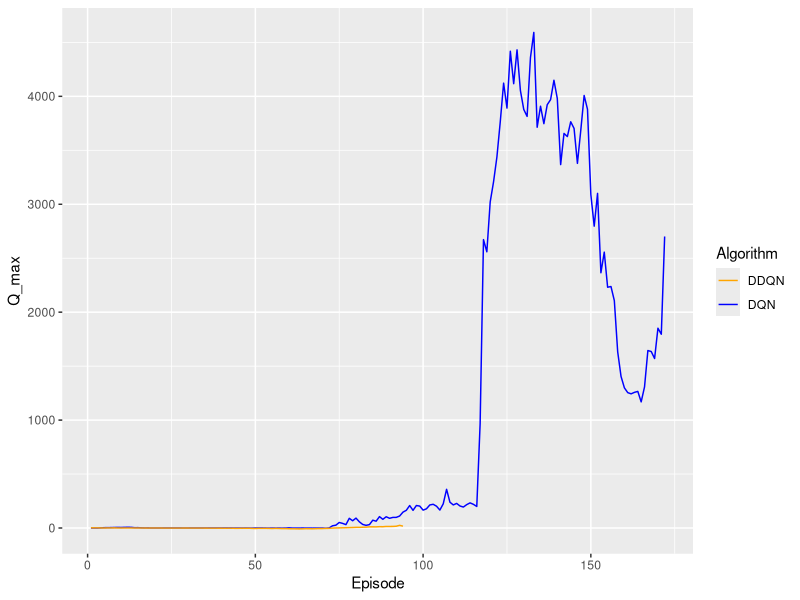
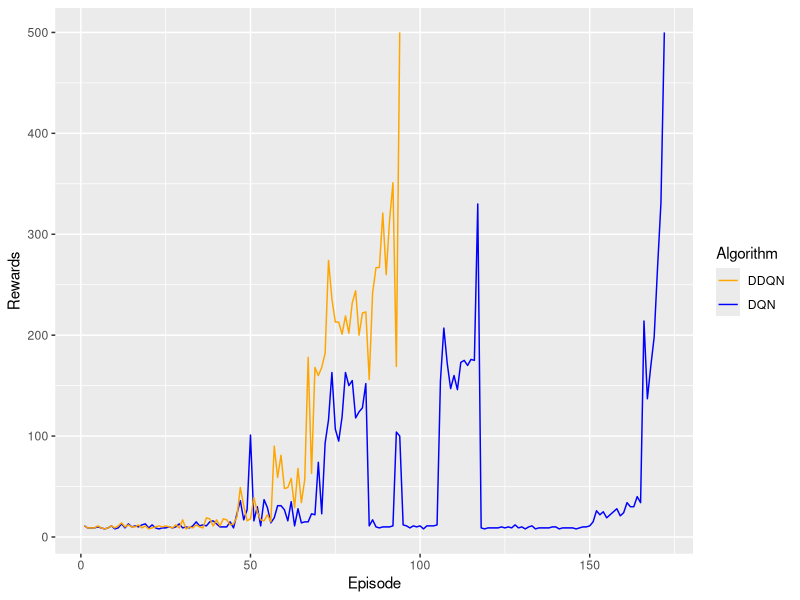

Reproduce these figures in R, in order.
## ---- chunk 1
knitr::opts_chunk$set(echo = TRUE)
## ---- chunk 2
library(dplyr)
library(ggplot2)
library(stats)
## ---- chunk 3
dqn_data <- read.csv("data/dqn.csv")
ddqn_data <- read.csv("data/ddqn.csv")

dqn_data <- t(dqn_data)

# Set the first row as column names
colnames(dqn_data) <- dqn_data[1, ]

# Remove the first row
dqn_data <- as.data.frame(dqn_data[-1, ])
dqn_data <- as.data.frame(sapply(dqn_data, as.numeric))

ddqn_data <- t(ddqn_data)

# Set the first row as column names
colnames(ddqn_data) <- ddqn_data[1, ]

# Remove the first row
ddqn_data <- as.data.frame(ddqn_data[-1, ])
ddqn_data <- as.data.frame(sapply(ddqn_data, as.numeric))

dqn_data$episode <- seq(1, nrow(dqn_data))
ddqn_data$episode <- seq(1, nrow(ddqn_data))
## ---- chunk 4

# Perform statistical tests
# 1. t-test to compare q_max values between DQN and DDQN
t.test(dqn_data$q_max, ddqn_data$q_max)

# 3. t-test to compare rewards between DQN and DDQN
t.test(dqn_data$rewards, ddqn_data$rewards)

# 4. t-test to compare epsilon values between DQN and DDQN
t.test(dqn_data$epsilon, ddqn_data$epsilon)

# Plot the data
# 1. Plotting q_max over episodes for DQN and DDQN
plot_q_max <- ggplot() +
  geom_line(data = dqn_data, aes(x = episode, y = q_max, color = "DQN")) +
  geom_line(data = ddqn_data, aes(x = episode, y = q_max, color = "DDQN")) +
  labs(x = "Episode", y = "Q_max", color = "Algorithm") +
  scale_color_manual(values = c("DQN" = "blue", "DDQN" = "orange"))

ggsave(file = "plots/q_val.png", plot = plot_q_max)

# 2. Plotting rewards over episodes for DQN and DDQN
plot_rewards <- ggplot() +
  geom_line(data = dqn_data, aes(x = episode, y = rewards, color = "DQN")) +
  geom_line(data = ddqn_data, aes(x = episode, y = rewards, color = "DDQN")) +
  labs(x = "Episode", y = "Rewards", color = "Algorithm") +
  scale_color_manual(values = c("DQN" = "blue", "DDQN" = "orange"))

ggsave(file = "plots/rewards.png", plot = plot_rewards)
